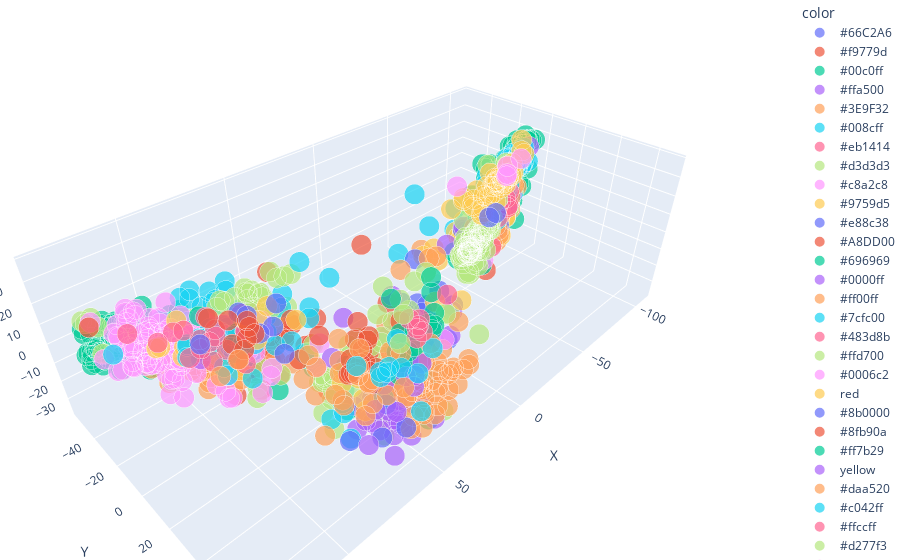

Notebook source saved alongside this figure:
### Code cell
import plotly.express as px
final_3d['size'] = 5
final_3d['diagnosis'] = final_3d['sj_long_disease_name'].astype(str)
final_3d['code'] = final_3d['sj_diseases'].astype(str)
fig = px.scatter_3d(final_3d, x='X', y='Y', z='Z',
              color='color', size="size", hover_name="sample", hover_data=["code", "diagnosis"], opacity=0.7)

# tight layout
fig.update_layout(margin=dict(l=0, r=0, b=0, t=0))
